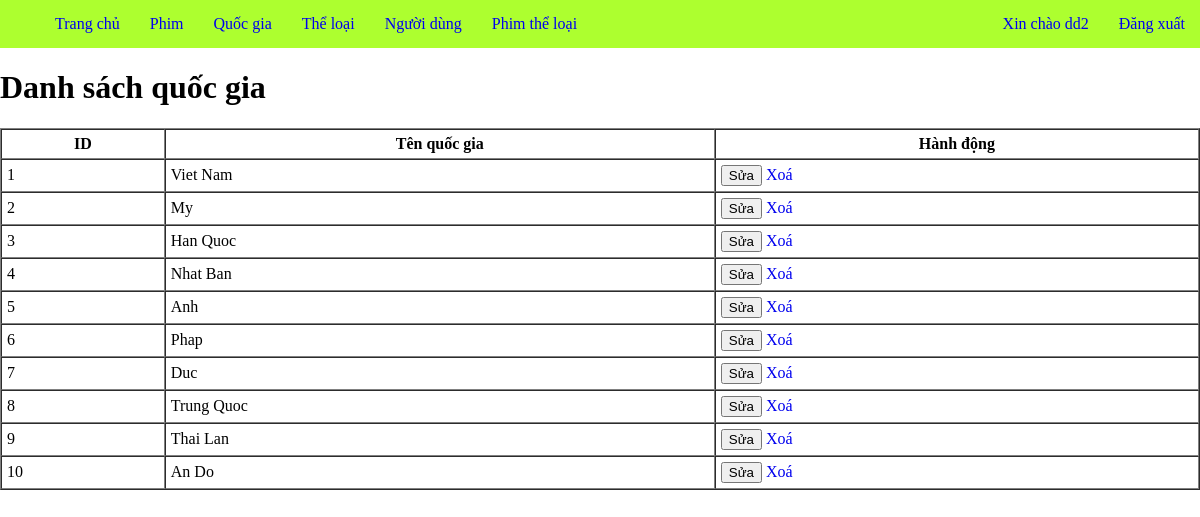
The app's page /PHP/B2/index.php?page_layout=quocgia (signed in) with its own data.
### tables this page shows
CREATE TABLE IF NOT EXISTS quoc_gia (
    id INT PRIMARY KEY AUTO_INCREMENT,
    ten_quoc_gia VARCHAR(50) NOT NULL
);

### PHP/B2/quocgia.php (the view, shortened to what this page needs)
<!DOCTYPE html>
<html lang="en">
<head>
</head>
<body>
    <h1>Danh sách quốc gia</h1>
    <table border="1" cellspacing="0" cellpadding="5">
        <tr>
            <th>ID</th>
            <th>Tên quốc gia</th>
            <th>Hành động</th>
        </tr>
        <?php
        include("connect.php");
        $sql = "SELECT * FROM quoc_gia";
        $result = mysqli_query($conn, $sql);
        while ($row = mysqli_fetch_array($result)) {
        ?>
        <tr>
            <td><?= $row["id"] ?></td>
            <td><?= $row["ten_quoc_gia"] ?></td>
            <td>
                <button>Sửa</button>
                <a class="xoa" href="xoaquocgia.php?id=<?= $row['id'] ?>">Xoá</a>
            </td>
        </tr>
        <?php } ?>
    </table>
</body>
</html>

### PHP/B2/index.php (style rules this page uses)
body { margin: 0; }
a { text-decoration: none; }

### PHP/B2/quocgia.php (style rules this page uses)
table { width: 100%; }

### records on screen
quoc_gia: id "1", ten_quoc_gia "Viet Nam"
quoc_gia: id "2", ten_quoc_gia "My"
quoc_gia: id "3", ten_quoc_gia "Han Quoc"
quoc_gia: id "4", ten_quoc_gia "Nhat Ban"
quoc_gia: id "5", ten_quoc_gia "Anh"
quoc_gia: id "6", ten_quoc_gia "Phap"
quoc_gia: id "7", ten_quoc_gia "Duc"
quoc_gia: id "8", ten_quoc_gia "Trung Quoc"
quoc_gia: id "9", ten_quoc_gia "Thai Lan"
quoc_gia: id "10", ten_quoc_gia "An Do"

### other values on screen
$_SESSION['username'] "dd2"
